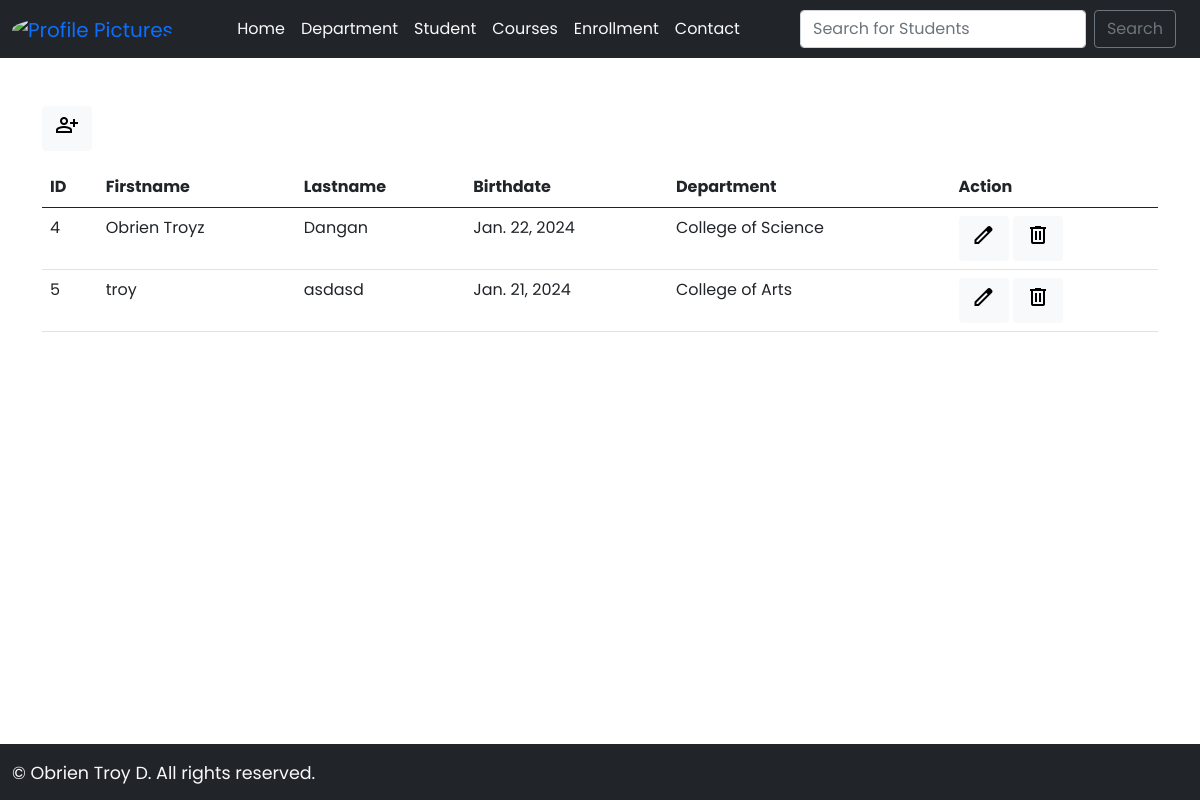
The page /students/ on the database as committed earlier.
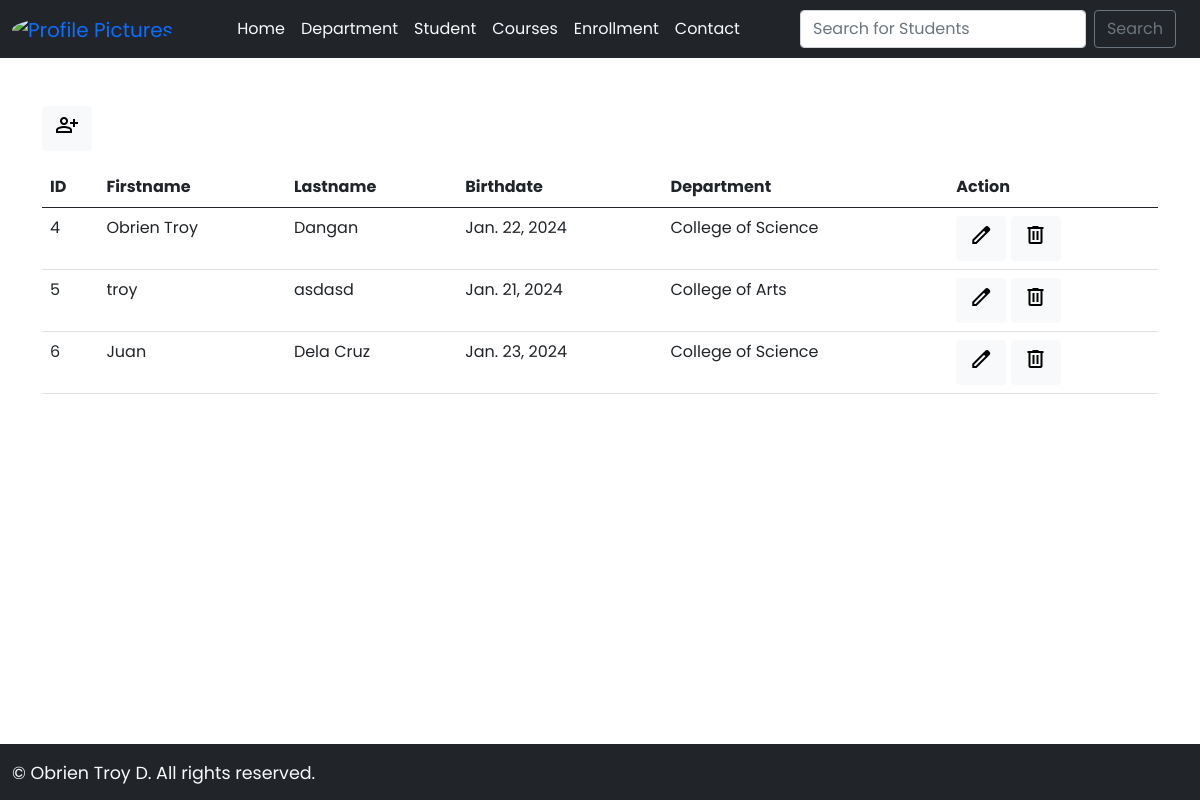
The same page on the database as committed later.
### myapp/models.py (models this page shows, shortened)
class Student(models.Model):
    first_name = models.CharField(max_length=50)
    last_name = models.CharField(max_length=50)
    birth_date = models.DateField(null=True, blank=True)
    department = models.ForeignKey(Department, on_delete=models.CASCADE)

class Department(models.Model):
    name = models.CharField(max_length=50, null=True)
    def __str__(self):
        return self.name

### myapp/views.py (the view)
# urls.py: path('students/', views.students, name="students"),
def students(request):
  if request.method == 'POST':
     searched = request.POST['searched']
     student_list = Student.objects.filter(first_name__contains=searched)
     context = {'searched': searched, 'student_list': student_list}
     return render(request, 'students.html', context)
  student_list = Student.objects.all()
  context = {'student_list': student_list}
  return render(request, 'students.html', context)

### myapp/templates/students.html (shortened to what this page needs)
{% extends "base.html" %} {% load static %} {% block body %}
<div class="container mt-4">
  <div class="row justify-content-center">
    <div class="col-md-16">
      <a href="{% url 'add-student'%}"
        ><button type="button" class="btn btn-light mb-3">
          <span class="material-symbols-outlined">
            </span>
        </button></a
      >
      <table class="table table-hover">
        <thead>
          <tr>
            <th scope="col">ID</th>
            <th scope="col">Firstname</th>
            <th scope="col">Lastname</th>
            <th scope="col">Birthdate</th>
            <th scope="col">Department</th>
            <th scope="col">Action</th>
          </tr>
        </thead>
        <tbody>
          {% for student in student_list %}
          <tr>
            <td>{{ student.id }}</td>
            <td>{{ student.first_name }}</td>
            <td>{{ student.last_name }}</td>
            <td>{{ student.birth_date }}</td>
            <td>{{ student.department }}</td>
            <td>
              <a href="{% url 'edit-student' pk=student.id %}"
                ><button type="button" class="btn btn-light"><span class="material-symbols-outlined">
                  </span></button></a
              >
              <a href="{% url 'delete-student' pk=student.id %}"
                ><button type="button" class="btn btn-light"><span class="material-symbols-outlined">
                  </span></button></a
              >
            </td>
          </tr>
          {% endfor %}
        </tbody>
      </table>
    </div>
  </div>
</div>
{% endblock %}

Rows that differ between the two databases and show on the page:
changed Student "Dangan": first_name "Obrien Troyz" → "Obrien Troy"
added Student: id "6", first_name "Juan", last_name "Dela Cruz", birth_date "Jan. 23, 2024", department "College of Science"
